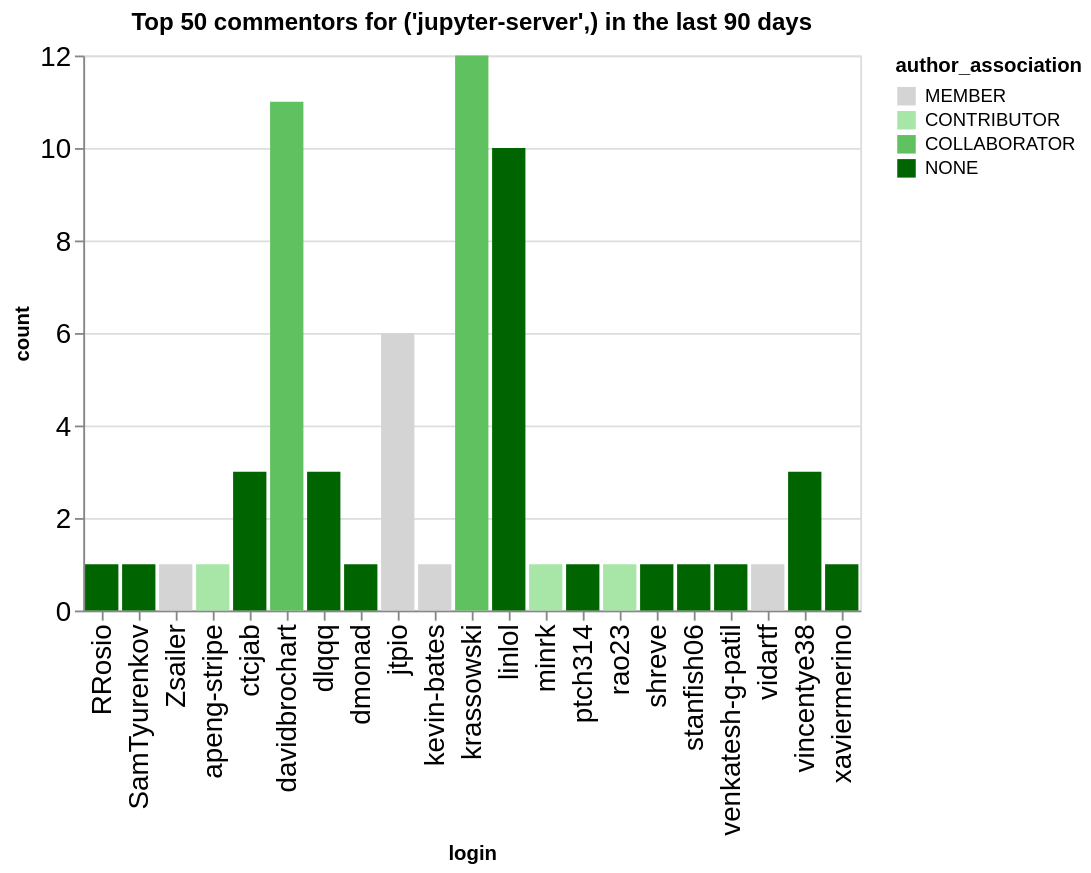

Notebook cell for this chart:
### Code cell
n_plot = 50
charts = []
for ii, (iorg, idata) in enumerate(commentors.groupby(['org'])):
    title = f"Top {n_plot} commentors for {iorg} in the last {n_days} days"
    idata = idata.groupby('login', as_index=False).agg({'count': 'sum', 'author_association': 'first'})
    idata = idata.sort_values('count', ascending=False).head(n_plot)
    ch = alt.Chart(data=idata.head(n_plot), title=title).mark_bar().encode(
        x='login',
        y='count',
        color=alt.Color('author_association', scale=alt.Scale(domain=author_types, range=author_colors))
    )
    charts.append(ch)
alt.hconcat(*charts)

### Figure 1 — Vega-Lite specification as saved in the notebook (floating-point values rounded to 4 significant figures)
{"config": {"axisLeft": {"labelFontSize": 15}, "axisBottom": {"labelFontSize": 15}}, "hconcat": [{"mark": {"type": "bar"}, "encoding": {"color": {"field": "author_association", "scale": {"domain": ["MEMBER", "CONTRIBUTOR", "COLLABORATOR", "NONE"], "range": ["rgb(211.82745098039214, 211.82745098039214, 211.82745098039214)", "rgb(166.98562091503268, 229.89803921568628, 166.98562091503268)", "rgb(96.37647058823529, 192.75294117647059, 96.37647058823529)", "rgb(0.0, 100.3921568627451, 0.0)"]}, "type": "nominal"}, "x": {"field": "login", "type": "nominal"}, "y": {"field": "count", "type": "quantitative"}}, "title": "Top 50 commentors for ('jupyter-server',) in the last 90 days"}], "data": {"name": "data-67150d13ab3d6975c74637a497bd4b2d"}, "$schema": "https://vega.github.io/schema/vega-lite/v5.20.1.json", "datasets": {"data-67150d13ab3d6975c74637a497bd4b2d": [{"login": "krassowski", "count": 12, "author_association": "COLLABORATOR"}, {"login": "davidbrochart", "count": 11, "author_association": "COLLABORATOR"}, {"login": "linlol", "count": 10, "author_association": "NONE"}, {"login": "jtpio", "count": 6, "author_association": "MEMBER"}, {"login": "ctcjab", "count": 3, "author_association": "NONE"}, {"login": "dlqqq", "count": 3, "author_association": "NONE"}, {"login": "vincentye38", "count": 3, "author_association": "NONE"}, {"login": "SamTyurenkov", "count": 1, "author_association": "NONE"}, {"login": "RRosio", "count": 1, "author_association": "NONE"}, {"login": "apeng-stripe", "count": 1, "author_association": "CONTRIBUTOR"}, {"login": "Zsailer", "count": 1, "author_association": "MEMBER"}, {"login": "kevin-bates", "count": 1, "author_association": "MEMBER"}, {"login": "dmonad", "count": 1, "author_association": "NONE"}, {"login": "minrk", "count": 1, "author_association": "CONTRIBUTOR"}, {"login": "ptch314", "count": 1, "author_association": "NONE"}, {"login": "shreve", "count": 1, "author_association": "NONE"}, {"login": "rao23", "count": 1, "author_association": "CONTRIBUTOR"}, {"login": "stanfish06", "count": 1, "author_association": "NONE"}, {"login": "venkatesh-g-patil", "count": 1, "author_association": "NONE"}, {"login": "vidartf", "count": 1, "author_association": "MEMBER"}, {"login": "xaviermerino", "count": 1, "author_association": "NONE"}]}}
